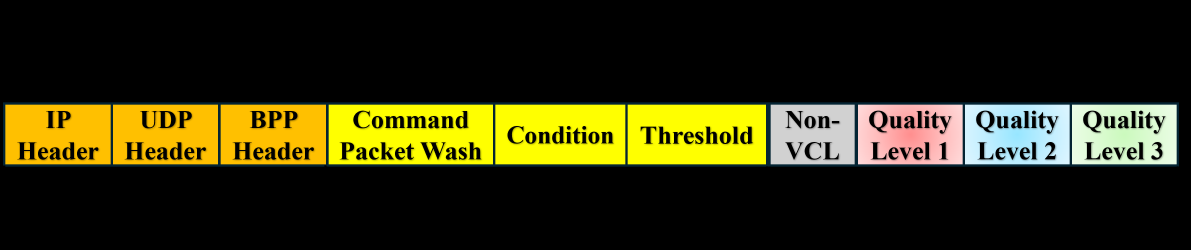
#> input picture pictures/BPP.png, 3572 x 748 px (shown at 1/3 size)
$ python define_mask.py
#> lines starting #> are read from the running program, lines starting #| are printed output that depends on the picture
import cv2
import numpy as np
import os
import tkinter as tk
from tkinter import filedialog
import math

# Reference resolution
REF_WIDTH = 2560
REF_HEIGHT = 1440
REF_AREA = REF_WIDTH * REF_HEIGHT

# Variables
drawing = False
start_point = None
rectangles = []
image = None
temp_image = None
scale_factor = 1.0

# [17 lines left out: function draw_rectangle, not called in this run]

def select_image():
    root = tk.Tk()
    root.withdraw()
    file_path = filedialog.askopenfilename(
        title="Select PNG image",
        filetypes=[("PNG files", "*.png"), ("All files", "*.*")]
    )
#> the answer given: pictures/BPP.png
#> further down, original_image is the input picture: shape (748, 3572, 3); mean B, G, R 15.7, 45.3, 47.8
    return file_path

# [7 lines left out: function calculate_percentage, not called in this run]

def resize_for_screen(img):
    global scale_factor
    screen_w = 1920
    screen_h = 1080
    h, w = img.shape[:2]
#> h = 748; w = 3572
    scale_factor = min(screen_w / w, screen_h / h, 1.0)
#> scale_factor = 0.538
    if scale_factor < 1.0:
        new_w = int(w * scale_factor)
#> new_w = 1920
        new_h = int(h * scale_factor)
#> new_h = 402
        return cv2.resize(img, (new_w, new_h), interpolation=cv2.INTER_AREA)
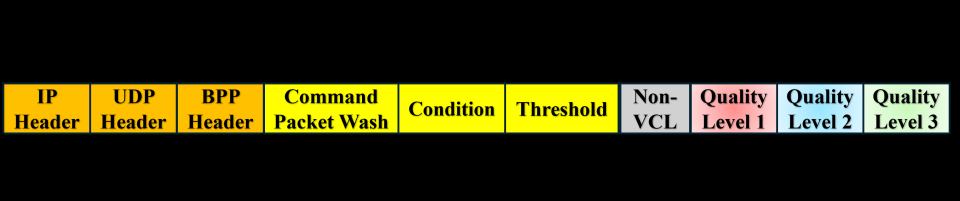
#> returned value: shape (402, 1920, 3) (shown at 1/2 size); mean of channels 0, 1, 2 15.7, 45.3, 47.8; drawn as B, G, R
    else:
        return img

# [20 lines left out: function add_center_ellipse, not called in this run]

if __name__ == "__main__":
    img_path = select_image()
    if not img_path:
        print("No image selected.")
        exit()

    original_image = cv2.imread(img_path)
    if original_image is None:
        print("Failed to load image.")
        exit()

    image = original_image.copy()
    temp_image = image.copy()

    cv2.namedWindow("Draw Rectangles - Press 'd' when done", cv2.WINDOW_NORMAL)
    display_img = resize_for_screen(image)
    cv2.setMouseCallback("Draw Rectangles - Press 'd' when done", draw_rectangle)

    while True:
        show_img = cv2.resize(temp_image, (display_img.shape[1], display_img.shape[0]))
        cv2.imshow("Draw Rectangles - Press 'd' when done", show_img)
        key = cv2.waitKey(1) & 0xFF
#> (key Esc is pressed here)
        if key == ord('d'):
            break
        elif key == 27:
            rectangles.clear()
            break

    cv2.destroyAllWindows()

    if rectangles:
        boxes_area, boxes_percentage = calculate_percentage(rectangles)
        print(f"Rectangles area: {boxes_percentage:.2f}% of a {REF_WIDTH}x{REF_HEIGHT} frame.")

        # --- Save manual mask with just boxes ---
        mask = np.ones((REF_HEIGHT, REF_WIDTH), dtype=np.uint8) * 255
        for (p1, p2) in rectangles:
            cv2.rectangle(mask, p1, p2, 0, -1)
        base_name = os.path.splitext(img_path)[0]
        manual_mask_path = f"{base_name}_manualMask.png"
        cv2.imwrite(manual_mask_path, mask)
        print(f"Saved: {manual_mask_path}")

        # --- Save %25 mask ---
        mask25 = np.ones((REF_HEIGHT, REF_WIDTH), dtype=np.uint8) * 255
        for (p1, p2) in rectangles:
            cv2.rectangle(mask25, p1, p2, 0, -1)
        mask25, total_area_25 = add_center_ellipse(mask25, boxes_area, 0.25)
        percentage_25 = (total_area_25 / REF_AREA) * 100
        mask25_path = f"{base_name}_manualMask%25.png"
        cv2.imwrite(mask25_path, mask25)
        print(f"Saved: {mask25_path}")
        print(f"Total black area (rectangles + ellipse) at 25% target: {percentage_25:.2f}%")

        # --- Save %50 mask ---
        mask50 = np.ones((REF_HEIGHT, REF_WIDTH), dtype=np.uint8) * 255
        for (p1, p2) in rectangles:
            cv2.rectangle(mask50, p1, p2, 0, -1)
        mask50, total_area_50 = add_center_ellipse(mask50, boxes_area, 0.50)
        percentage_50 = (total_area_50 / REF_AREA) * 100
        mask50_path = f"{base_name}_manualMask%50.png"
        cv2.imwrite(mask50_path, mask50)
        print(f"Saved: {mask50_path}")
        print(f"Total black area (rectangles + ellipse) at 50% target: {percentage_50:.2f}%")

    else:
        print("No rectangles drawn.")

$ run again, on pictures/mos-full.png
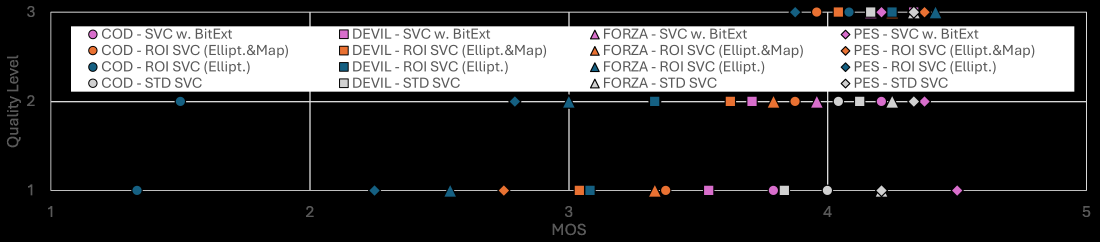
#> input picture pictures/mos-full.png, 3300 x 726 px (shown at 1/3 size)
#> original_image is the input picture: shape (726, 3300, 3); mean B, G, R 62.6, 62.4, 62.8
#> in resize_for_screen, `return cv2.resize(img, (new_w, new_h), interpolation=cv2.INTER_AREA)`:
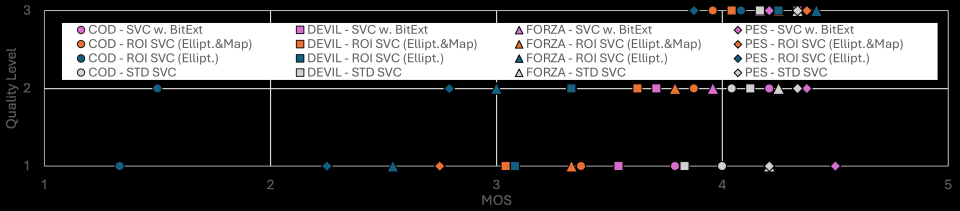
#> returned value: shape (422, 1920, 3) (shown at 1/2 size); mean of channels 0, 1, 2 62.6, 62.4, 62.8; drawn as B, G, R

$ run again, on pictures/mos_game.png
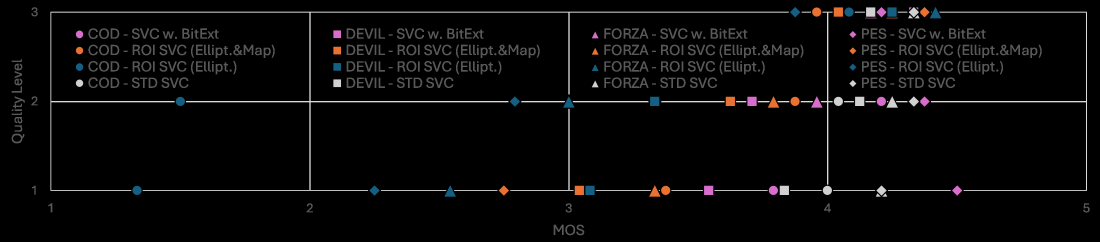
#> input picture pictures/mos_game.png, 3300 x 726 px (shown at 1/3 size)
#> original_image is the input picture: shape (726, 3300, 3); mean B, G, R 8, 7.9, 8.2
#> in resize_for_screen, `return cv2.resize(img, (new_w, new_h), interpolation=cv2.INTER_AREA)`:
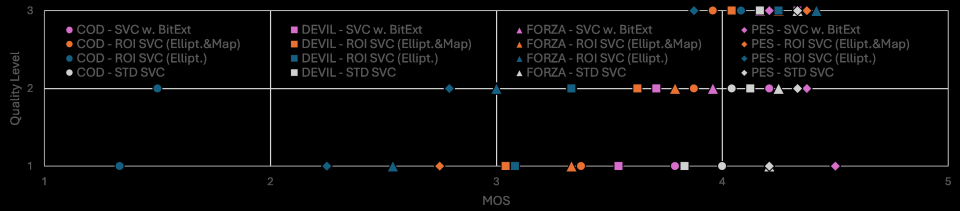
#> returned value: shape (422, 1920, 3) (shown at 1/2 size); mean of channels 0, 1, 2 8, 7.9, 8.2; drawn as B, G, R
